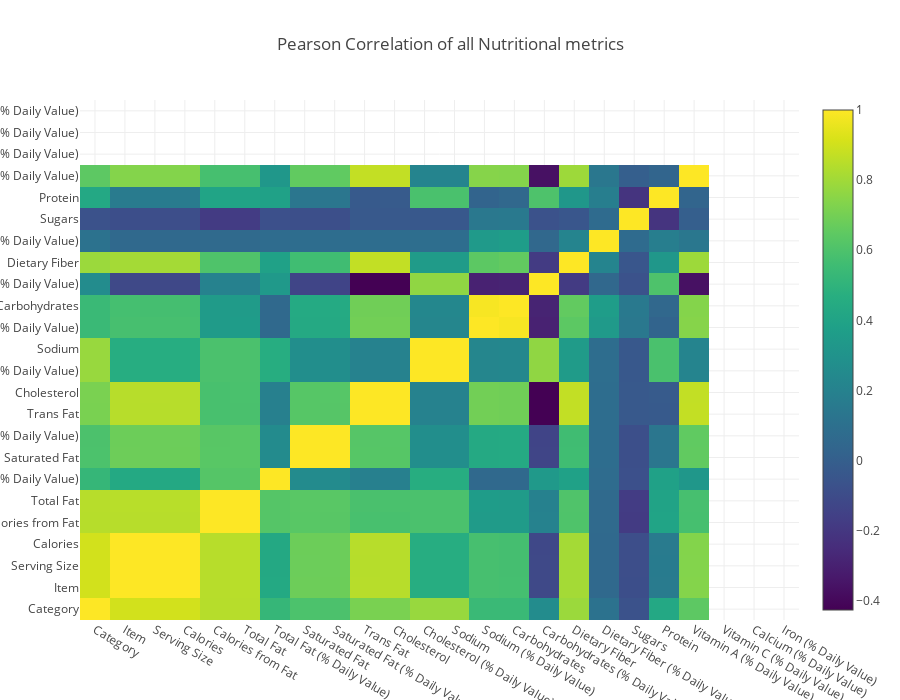

Write notebook code for a chart like this one.
### Markdown cell above
**Pearson Correlation plots**

Let us now plot the Pearson Correlation ( check how strongly related ) a feature is to the other. This time, I shall invoke the interactive plotting capabilities of the Plotly package by plotting a Heatmap of the correlation between features as follows :

### Code cell
data = [
    go.Heatmap(
        z= menu.ix[:,3:].corr().values,
        x=menu.columns.values,
        y=menu.columns.values,
        colorscale='Viridis',
        text = True ,
        opacity = 1.0
        
    )
]


layout = go.Layout(
    title='Pearson Correlation of all Nutritional metrics',
    xaxis = dict(ticks='', nticks=36),
    yaxis = dict(ticks='' ),
    width = 900, height = 700,
    
)


fig = go.Figure(data=data, layout=layout)
py.iplot(fig, filename='labelled-heatmap')

### Figure 1 — Plotly figure (JSON) as saved in the notebook; plotly's stock layout.template omitted (floating-point values rounded to 4 significant figures; data arrays with more than 128 entries replaced by an {"elided": "..."} marker saying what was removed)
{"data": [{"colorscale": "Viridis", "opacity": 1, "text": true, "type": "heatmap", "x": ["Category", "Item", "Serving Size", "Calories", "Calories from Fat", "Total Fat", "Total Fat (% Daily Value)", "Saturated Fat", "Saturated Fat (% Daily Value)", "Trans Fat", "Cholesterol", "Cholesterol (% Daily Value)", "Sodium", "Sodium (% Daily Value)", "Carbohydrates", "Carbohydrates (% Daily Value)", "Dietary Fiber", "Dietary Fiber (% Daily Value)", "Sugars", "Protein", "Vitamin A (% Daily Value)", "Vitamin C (% Daily Value)", "Calcium (% Daily Value)", "Iron (% Daily Value)"], "y": ["Category", "Item", "Serving Size", "Calories", "Calories from Fat", "Total Fat", "Total Fat (% Daily Value)", "Saturated Fat", "Saturated Fat (% Daily Value)", "Trans Fat", "Cholesterol", "Cholesterol (% Daily Value)", "Sodium", "Sodium (% Daily Value)", "Carbohydrates", "Carbohydrates (% Daily Value)", "Dietary Fiber", "Dietary Fiber (% Daily Value)", "Sugars", "Protein", "Vitamin A (% Daily Value)", "Vitamin C (% Daily Value)", "Calcium (% Daily Value)", "Iron (% Daily Value)"], "z": {"elided": "21x21 float values"}}], "layout": {"height": 700, "title": "Pearson Correlation of all Nutritional metrics", "width": 900, "xaxis": {"nticks": 36, "ticks": ""}, "yaxis": {"ticks": ""}}}
